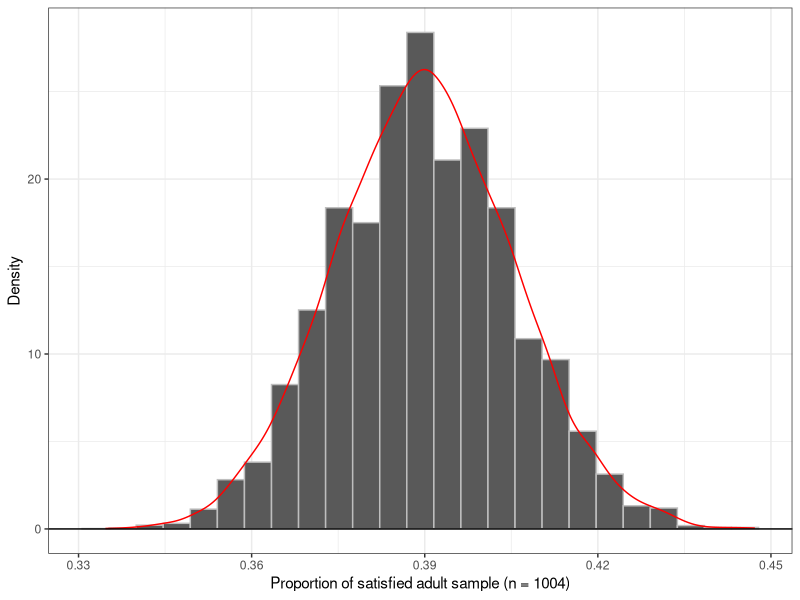
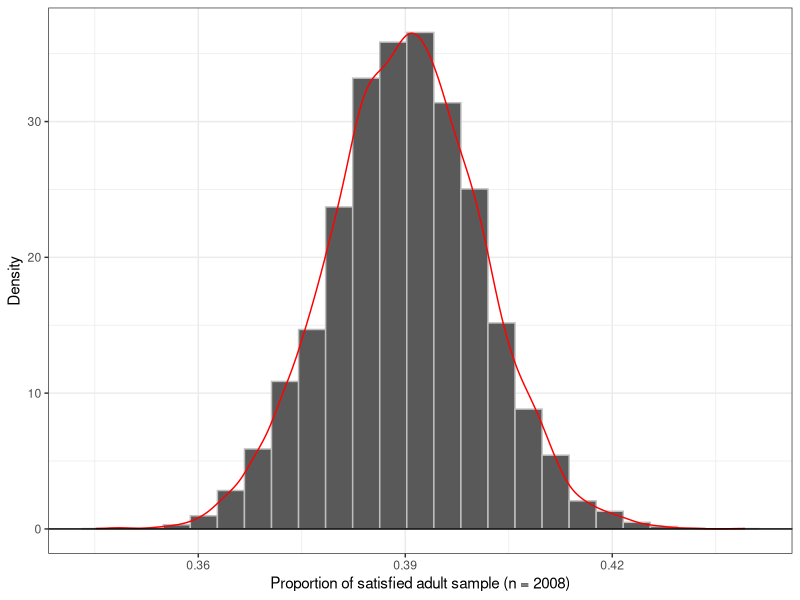
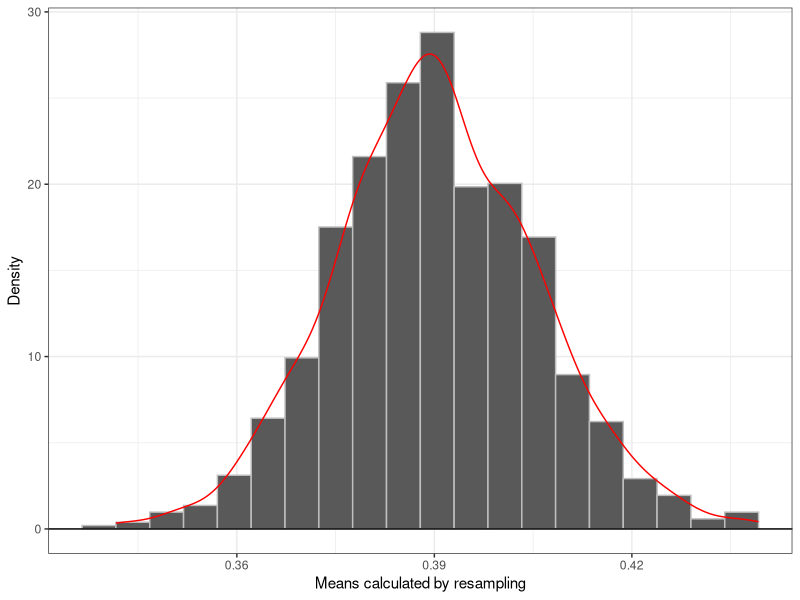

These charts were generated, in order, by the following R code:
################################################################################
# LAB 10 R CODE
# YULIIA HELEVERIA
# MATH 240 - SPRING 2025
################################################################################

################################################################################
# Load Libraries
################################################################################
library(tidyverse)
library(ggplot2)

################################################################################
# TASK 1: Basic Simulation
################################################################################
#generate 10k polls for satisfaction with US world position
n.serveyed <- 1004 #sample size
probability <- 0.39
n.repeat <- 10000

#generate the poll completion 10,000 times
poll <- rbinom(n.repeat, n.serveyed, probability)

#put data into tibble for plotting
ggpoll <- tibble(poll)|>
  mutate(poll = poll/n.serveyed)#convert the data into proportion

#plot a histogram of sample proportion with superimposed density
plot.poll <- ggplot(data = ggpoll)+
  geom_histogram(aes(x = poll, y = after_stat(density)),
                 color="grey",
                 bins = 25)+ #histogram of generated polls
  geom_density(aes(x = poll),
               color = "red")+ #superimposed density
  scale_x_continuous(breaks = seq(0.3, 0.5, by = 0.03))+ #put ticks on y-axis
  geom_hline(yintercept = 0)+ #add y-intercept
  theme_bw()+
  xlab("Proportion of satisfied adult sample (n = 1004)")+ #add x and y label
  ylab("Density")

#calculate the range of middle 95%
lower <- quantile(ggpoll$poll, probs = 0.025)
upper <- quantile(ggpoll$poll, probs = 0.975)
middle.range <- upper-lower

#approximate the margin of error
error.margin <- middle.range/2 #divide the range by 2

#double the sample size and perform the same computation
double.serveyed <- 2008 #new sample size

#generate the poll completion 10,000 times
poll.double <- rbinom(n.repeat, double.serveyed, probability)

#put data into tibble for plotting
ggpoll.double <- tibble(poll.double)|>
  mutate(poll = poll.double/double.serveyed) #convert the data into proportion

#plot a histogram of sample proportion with superimposed density
plot.poll.double <- ggplot(data = ggpoll.double)+
  geom_histogram(aes(x = poll, y = after_stat(density)),
                 color="grey",
                 bins = 25)+ #histogram of generated polls
  geom_density(aes(x = poll),
               color = "red")+ #superimposed density
  scale_x_continuous(breaks = seq(0.3, 0.5, by = 0.03))+ #put ticks on y-axis
  geom_hline(yintercept = 0)+ #add y-intercept
  theme_bw()+
  xlab("Proportion of satisfied adult sample (n = 2008)")+ #add x and y label
  ylab("Density")

#calculate the range of middle 95%
lower2 <- quantile(ggpoll.double$poll, probs = 0.025)
upper2 <- quantile(ggpoll.double$poll, probs = 0.975)
middle.range2 <- upper2-lower2

#approximate the margin of error
error.margin2 <- middle.range2/2 #divide the range by 2

################################################################################
# TASK 2: Resampling
################################################################################
#create a data frame with data from Gallup survey
Gallup.survey <- tibble(id = 1:n.serveyed,
                        response = rep(NA, n.serveyed))

#input 39% satisfied, 59% dissatisfied, 2% no opinion
num.satisfied <- round(n.serveyed*0.39)
num.dissatisfied <- round(n.serveyed*0.59)
num.noop <- round(n.serveyed*0.02)

#input the satisfaction data 
for (i in 1:n.serveyed){
  if (i <= num.satisfied){ #input satisfied people
    Gallup.survey$response[i] = 1
  } else{ #input dissatisfied and no opinion people
    Gallup.survey$response[i] = 0
  }
}

#perform resampling
R <- 1000
resamples <- tibble(mean = numeric(R))

for (i in 1:R){ #do R resamples
  #collect a random resample
  curr.resample <- sample(x = Gallup.survey$response,
                     size = n.serveyed,
                     replace = T)
  #compute statistics on the resample
  resamples$mean[i] <- mean(curr.resample)
}

#plot a histogram of resulting proportions from resampling
resample.hist <- ggplot(data = resamples)+
  geom_histogram(aes(x=mean, y = after_stat(density)),
                 color="grey",
                 bins = 20)+ #histogram of resample statistics
  geom_density(aes(x= mean), color = "red")+ #superimpose density
  theme_bw()+ #remove gray background
  geom_hline(yintercept = 0)+
  ylab("Density")+ #add x and y labels 
  xlab("Means calculated by resampling")
      
#calculate the range of middle 95%
lower.resample <- quantile(resamples$mean, probs = 0.025)
upper.resample <- quantile(resamples$mean, probs = 0.975)
middle.range.resample <- upper.resample-lower.resample

#approximate the margin of error
error.margin2.resample <- middle.range.resample/2 #divide the range by 2




